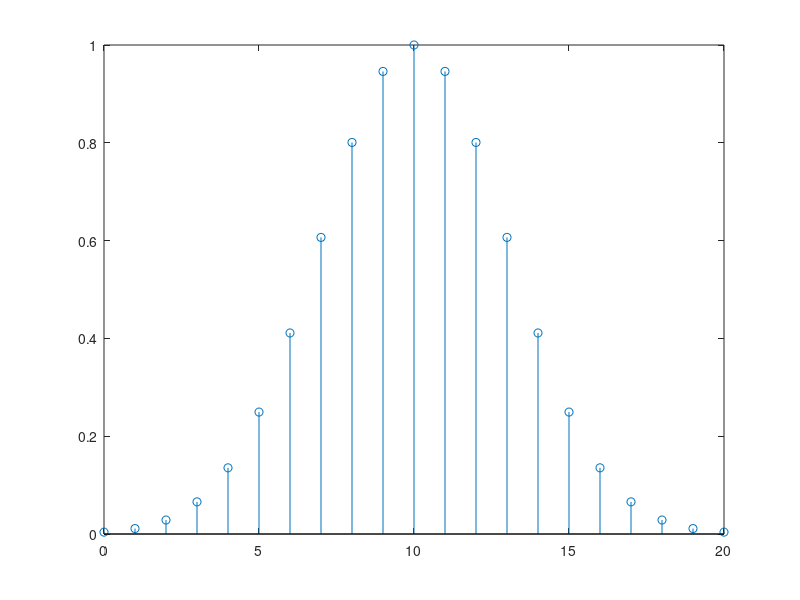
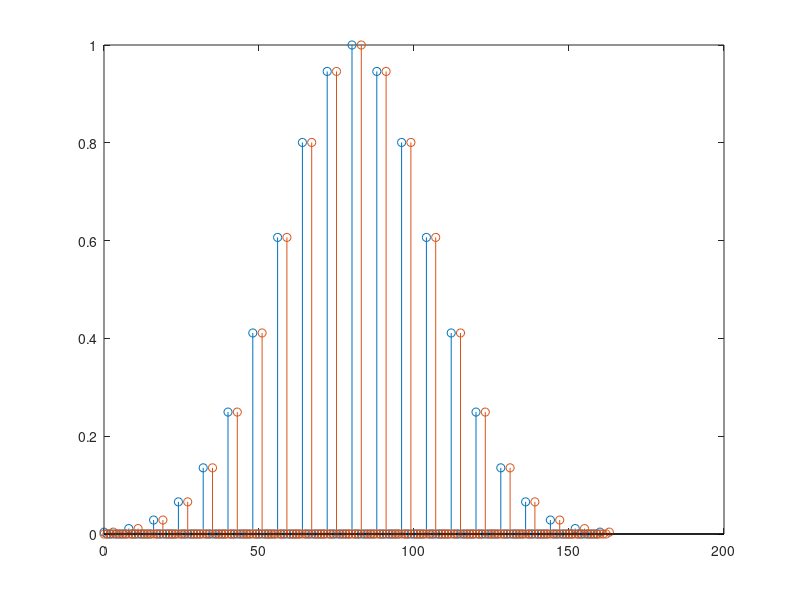

Write MATLAB code to recreate these figures, in order. (Note: this script raises an error after producing the figures.)
clear all; close all;

%% Original
%parameters
fs = 10e6;
sig = 3/fs;
N = 10;
M = 8;
k = 3;
alpha = 0.0001;

%pulse
n = -N:N;
xn = gaussmf(n*1/fs,[sig 0]);
figure;
stem(0:(length(xn)-1),xn);

%upsampling
vn(1:M:(length(xn)*M)) = xn;
n = -N:1/M:N;
figure;
stem(0:(length(vn)-1),vn);

%delay
vn = [zeros(1,k) vn];
hold on;
n = [n (N+1):(N+3)];
stem(0:(length(vn)-1),vn);

%Low Pass Filter
LPF = [0 0];
i = 0;
while mod(length(LPF),2) == 0
    LPF = fdesign.lowpass('Fp,Fst,Ap,Ast',0.99/M,1.01/M,0.1,0.001+alpha*i,'linear');
    Hd = design(LPF,'equiripple');
    LPF = Hd.Numerator;
    i = i+1;
end
vn = 8*conv(vn,LPF);
vn = vn((length(LPF)+1)/2:end);

figure;
stem(0:(length(vn)-1),vn);

%Downsampling
yn = vn(1:M:end);

%plotting
figure;
nplot = -N:(length(yn)-N-1);
stem(0:(length(yn)-1),yn);
hold on;
n = -N:N;
stem(0:(length(xn)-1),xn);
n = linspace(0,length(xn)-1,1000);
plot(n,gaussmf((n-10)*1/fs,[sig 0]));
plot(n,gaussmf((n-10-3/8)*1/fs,[sig 0]))

close all;
%% Second option
% polyPhase = LPF(1+M-k:M:end);
% vn = [0 xn];
% vn = 8*conv(vn,polyPhase);
% yn = vn((length(polyPhase)+1)/2+1:end);
% figure;
% stem(yn);
% 
% %plotting
% figure(6);
% hold off;
% stem(0:(length(yn)-1),yn);
% hold on;
% n = -N:N;
% stem(0:(length(xn)-1),xn);
% n = linspace(0,length(xn)-1,1000);
% plot(n,gaussmf((n-10)*1/fs,[sig 0]));
% plot(n,gaussmf((n-10-3/8)*1/fs,[sig 0]))

% clearvars -except M k;
nh = -100000:100000;
LPF = M./M.*sinc(nh./M);
%polyPhase = LPF(mod(-nh+5,8)==0);
polyPhase = LPF(1+M-k:M:end);
%npoly = (nh(mod(-nh+5,8)==0)-5)/8;
nx = -10:10;
x = gaussmf(nx*1/fs,[sig 0]);
y = conv(polyPhase,x);
y = y((length(polyPhase)+1)/2-1:end);
%[ny,y] = convcool(nx,x,npoly,polyPhase);
close all;
%plotting
stem(0:(length(y)-1),y);
hold on;
stem(0:(length(xn)-1),xn);
n = linspace(0,length(xn)-1,1000);
plot(n,gaussmf((n-10)*1/fs,[sig 0]));
plot(n,gaussmf((n-10-3/8)*1/fs,[sig 0]))
xlim([0 30]);

function [ ny, y ] = convcool(nx, x, nh, h  )
    y = conv(x,h);
    ny = linspace(nx(1) + nh(1), length(y)+nx(1) + nh(1) - 1,length(y));
end